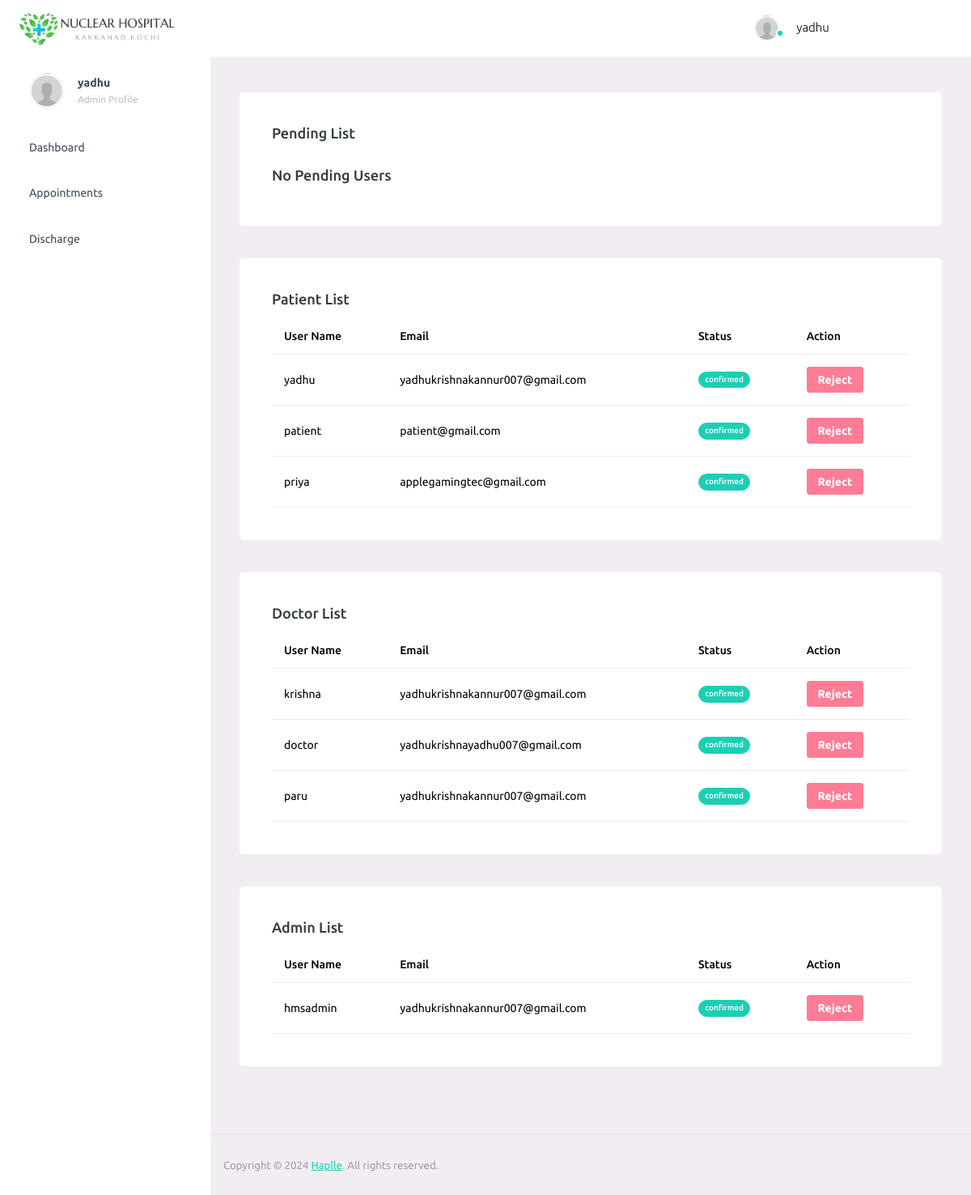
Page /admin-dashboard/ (signed in) on the earlier database version.
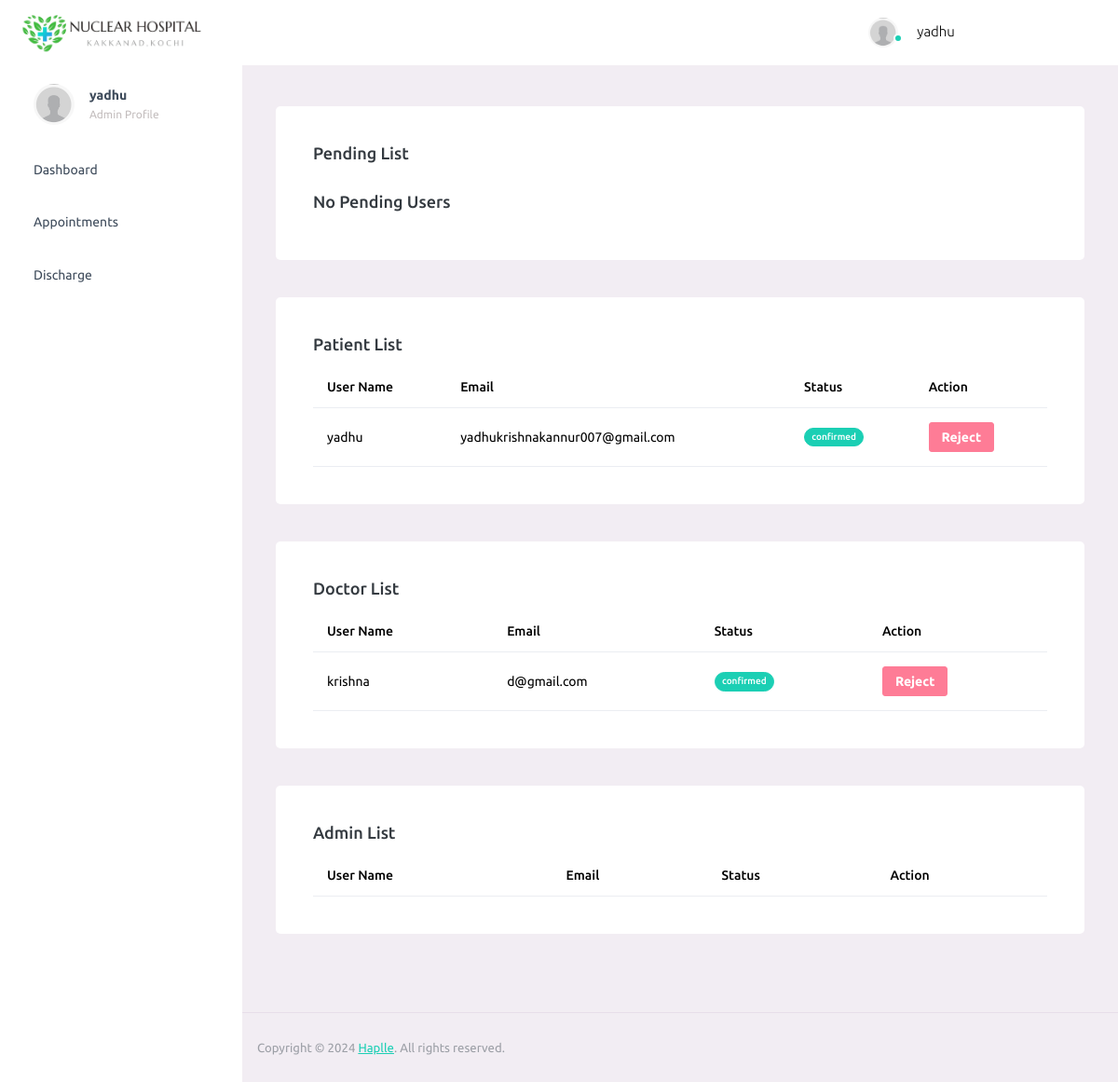
Same page on the later database version.
### hospital/models.py (models this page shows, shortened)
class UserProfile(models.Model):
    USER_TYPE_CHOICES = (
        ('patient', 'Patient'),
        ('doctor', 'Doctor'),
        ('admin', 'Admin'),
    )
    DEPARTMENTS = (
        ('cardiology', 'Cardiology'),
        ('neurology', 'Neurology'),
        ('oncology', 'Oncology'),
        ('orthopedics', 'Orthopedics'),
        ('pediatrics', 'Pediatrics'),
        ('gynaecology', 'Gynaecology'),
        ('general', 'General'),
        ('emergency', 'Emergency'),
    )
    STATUS = (
        ('pending', 'Pending'),
        ('confirmed', 'Confirmed'),
        ('cancelled', 'Cancelled'),
    )
    user = models.OneToOneField(User, on_delete=models.CASCADE, related_name='profile')
    username = models.CharField(max_length=20, blank=True, null=True)
    name = models.CharField(max_length=20, blank=True, null=True)
    age = models.IntegerField(blank=True, null=True)
    address = models.TextField(blank=True, null=True)
    email = models.EmailField(max_length=50, blank=True, null=True)
    department = models .CharField(max_length=20, choices=DEPARTMENTS, blank=True, null=True)
    phone_no = models.CharField(max_length=20, blank=True, null=True)
    first_name = models.CharField(max_length=20, blank=True, null=True)
    last_name = models.CharField(max_length=20, blank=True, null=True)
    user_type = models.CharField(max_length=10, choices=USER_TYPE_CHOICES)
    status = models.CharField(max_length=10, choices=STATUS, default='pending')
    doctor_availability = models.BooleanField(default=False)

### hospital/views.py (the view)
# urls.py: path('admin-dashboard/', views.admin_dashboard_view, name='admin_dashboard'),
@login_required
def admin_dashboard_view(request):
    pendingusers = UserProfile.objects.filter(status='pending')
    patients = UserProfile.objects.filter(user_type='patient')
    doctors = UserProfile.objects.filter(user_type='doctor')
    admins = UserProfile.objects.filter(user_type='admin')
    return render(request, 'admin/dashboard.html' ,{
        'pendingusers': pendingusers,
        'patients': patients,
        'doctors': doctors,
        'admins': admins,
    })

### hospital/templates/admin/dashboard.html (shortened to what this page needs)
<!DOCTYPE html>
<html lang="en">
  <head>
    {% load static %}
    <link rel="stylesheet" href="{% static 'patient/assets/vendors/mdi/css/materialdesignicons.min.css' %}">
    <link rel="stylesheet" href="{% static 'patient/assets/vendors/ti-icons/css/themify-icons.css' %}">
    <link rel="stylesheet" href="{% static 'patient/assets/vendors/css/vendor.bundle.base.css' %}">
    <link rel="stylesheet" href="{% static 'patient/assets/vendors/font-awesome/css/font-awesome.min.css' %}">
    <link rel="stylesheet" href="{% static 'patient/assets/vendors/font-awesome/css/font-awesome.min.css' %}" />
    <link rel="stylesheet" href="{% static 'patient/assets/vendors/bootstrap-datepicker/bootstrap-datepicker.min.css' %}">
    <link rel="stylesheet" href="{% static 'patient/assets/css/style.css' %}">
  </head>
  <body>
    <div class="container-scroller">
      <nav class="navbar default-layout-navbar col-lg-12 col-12 p-0 fixed-top d-flex flex-row">
        <div class="text-center navbar-brand-wrapper d-flex align-items-center justify-content-start">
          <a class="" href="index.html"><img src="{% static 'patient/assets/images/logo.png' %}" alt="logo" width="200px" style="margin-left: 20px;"/></a>
        </div>
        <div class="navbar-menu-wrapper d-flex align-items-stretch">
          <button class="navbar-toggler navbar-toggler align-self-center" type="button" data-toggle="minimize">
            <span class="mdi mdi-menu"></span>
          </button>
          <ul class="navbar-nav navbar-nav-right">
            <li class="nav-item nav-profile dropdown">
              <a class="nav-link " href="#" data-bs-toggle="dropdown" aria-expanded="false">
                <div class="nav-profile-img">
                  <img src="{% static 'patient/assets/images/avatar.jpg' %}" alt="image">
                  <span class="availability-status online"></span>
                </div>
                <div class="nav-profile-text">
                  <p class="mb-1 text-black">{{ request.user.username }}</p>
                </div>
              </a>
            </li>
            <li class="nav-item d-none d-lg-block full-screen-link">
              <a class="nav-link">
                <i class="mdi mdi-fullscreen" id="fullscreen-button"></i>
              </a>
            </li>
            <li class="nav-item nav-logout d-none d-lg-block">
              <a class="nav-link" href="{% url 'logout' %}" onclick="return confirmLogout();">
                <i class="mdi mdi-logout"></i>
              </a>
            </li>
          </ul>
        </div>
      </nav>
      <div class="container-fluid page-body-wrapper">
        <nav class="sidebar sidebar-offcanvas" id="sidebar">
          <ul class="nav">
            <li class="nav-item nav-profile">
              <a href="#" class="nav-link">
                <div class="nav-profile-image">
                  <img src="{% static 'patient/assets/images/avatar.jpg' %}" alt="profile" />
                </div>
                <div class="nav-profile-text d-flex flex-column">
                  <span class="font-weight-bold mb-2">{{ request.user.username }}</span>
                  <span class="text-secondary text-small">Admin Profile</span>
                </div>
                <i class="mdi mdi-bookmark-check text-success nav-profile-badge"></i>
              </a>
            </li>
            <li class="nav-item">
              <a class="nav-link" href="{% url 'patient_dashboard' %}">
                <span class="menu-title">Dashboard</span>
                <i class="mdi mdi-home menu-icon"></i>
              </a>
            </li>
            <li class="nav-item">
              <a class="nav-link" data-bs-toggle="collapse" href="{% url 'appointments' %}" aria-expanded="false" aria-controls="icons">
                <span class="menu-title">Appointments</span>
                <i class="mdi mdi-contacts menu-icon"></i>
              </a>
            </li>
            <li class="nav-item">
              <a class="nav-link" data-bs-toggle="collapse" href="{% url 'discharge' %}" aria-expanded="false" aria-controls="forms">
                <span class="menu-title">Discharge</span>
                <i class="mdi mdi-format-list-bulleted menu-icon"></i>
              </a>
            </li>
          </ul>
        </nav>
        <div class="main-panel">
          <div class="content-wrapper">
            {% block content %}
            <div class="row">
              <div class="col-12 grid-margin">
                <div class="card">
                  <div class="card-body">
                    <h4 class="card-title">Pending List</h4>
                    {% if not pendingusers %}
                    <br>
                    <h4 class="card-title">No Pending Users</h4>
                    {% endif %}
                  </div>
                </div>
              </div>
              <div class="col-12 grid-margin">
                <div class="card">
                  <div class="card-body">
                    <h4 class="card-title">Patient List</h4>
                    <div class="table-responsive">
                      <table class="table usertable">
                        <thead>
                          <tr>
                            <th> User Name </th>
                            <th> Email </th>
                            <th> Status </th>
                            <th> Action </th>
                          </tr>
                        </thead>
                        <tbody>
                          {% for user in patients %}
                          <tr>
                            <td> {{ user.username }} </td>
                            <td> {{ user.email }} </td>
                            {% if user.status == 'confirmed' %}
                            <td> <label  class="badge badge-success"> {{ user.status }}</label> </td>
                            {% elif user.status == 'cancelled' %}
                            <td> <span class="badge badge-danger">Rejected</span> </td>
                            {% else %}
                            <td> <span class="badge badge-warning">Pending</span> </td>
                            {% endif %}
                            <td>
                              <form method="post" action="{% url 'reject_user' user.id %}">
                                <button type="submit" class="btn btn-danger btn-sm">Reject</button>
                              </form>
                            </td>
                          </tr>
                          {% endfor %}
                        </tbody>
                      </table>
                    </div>
                  </div>
                </div>
              </div>
              <div class="col-12 grid-margin">
                <div class="card">
                  <div class="card-body">
                    <h4 class="card-title">Doctor List</h4>
                    <div class="table-responsive">
                      <table class="table usertable">
                        <thead>
                          <tr>
                            <th> User Name </th>
                            <th> Email </th>
                            <th> Status </th>
                            <th> Action </th>
                          </tr>
                        </thead>
                        <tbody>
                          {% for user in doctors %}
                          <tr>
                            <td> {{ user.username }} </td>
                            <td> {{ user.email }} </td>
                            {% if user.status == 'confirmed' %}
                            <td> <label  class="badge badge-success"> {{ user.status }}</label> </td>
                            {% elif user.status == 'cancelled' %}
                            <td> <span class="badge badge-danger">Rejected</span> </td>
                            {% else %}
                            <td> <span class="badge badge-warning">Pending</span> </td>
                            {% endif %}
                            <td>
                              <form method="post" action="{% url 'reject_user' user.id %}">
                                <button type="submit" class="btn btn-danger btn-sm">Reject</button>
                              </form>
                            </td>
                          </tr>
                          {% endfor %}
                        </tbody>
                      </table>
                    </div>
                  </div>
                </div>
              </div>
              <div class="col-12 grid-margin">
                <div class="card">
                  <div class="card-body">
                    <h4 class="card-title">Admin List</h4>
                    <div class="table-responsive">
                      <table class="table usertable">
                        <thead>
                          <tr>
                            <th> User Name  </th>
                            <th> Email </th>
                            <th> Status </th>
                            <th> Action </th>
                          </tr>
                        </thead>
                        <tbody>
                          {% for user in admins %}
                          {% if not user.username == None %}
                            <tr>
                            <td> {{ user.username  }} </td>
                            <td> {{ user.email }} </td>
                            {% if user.status == 'confirmed' %}
                            <td> <label  class="badge badge-success"> {{ user.status }}</label> </td>
                            {% elif user.status == 'cancelled' %}
                            <td> <span class="badge badge-danger">Rejected</span> </td>
                            {% else %}
                            <td> <span class="badge badge-warning">Pending</span> </td>
                            {% endif %}
                            <td>
                              <form method="post" action="{% url 'reject_user' user.id %}">
                                <button type="submit" class="btn btn-danger btn-sm">Reject</button>
                              </form>
                            </td>
                          </tr>
                          {% endif %}
                          {% endfor %}
                        </tbody>
                      </table>
                    </div>
                  </div>
                </div>
              </div>
            </div>
            {% endblock %}
          </div>
          <footer class="footer">
            <div class="d-sm-flex justify-content-center justify-content-sm-between">
              <span class="text-muted text-center text-sm-left d-block d-sm-inline-block">Copyright © 2024 <a href="#" target="_blank">Haplle</a>. All rights reserved.</span>
            </div>
          </footer>
        </div>
      </div>
    </div>
  </body>
</html>

Differences in the rows shown:
removed UserProfile: username "patient", email "patient@gmail.com", status "confirmed", shown under "Patient List"
removed UserProfile: username "priya", email "applegamingtec@gmail.com", status "confirmed", shown under "Patient List"
removed UserProfile: username "doctor", email "yadhukrishnayadhu007@gmail.com", status "confirmed", shown under "Doctor List"
removed UserProfile: username "paru", email "yadhukrishnakannur007@gmail.com", status "confirmed", shown under "Doctor List"
removed UserProfile: username "hmsadmin", email "yadhukrishnakannur007@gmail.com", status "confirmed", shown under "Admin List"
changed UserProfile "krishna": email "yadhukrishnakannur007@gmail.com" → "d@gmail.com"
